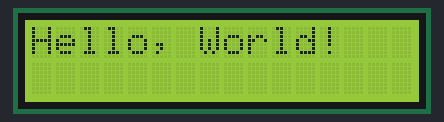
Simulated run of this program. Board: Arduino Uno, built with avr-gcc and run on an emulated ATmega328P. Parts: 16×2 character LCD. Wiring (inferred from the signals the program sends): character LCD (HD44780): RS pin 2; E pin 3; backlight pin 9; data pin 4, pin 5, pin 6, pin 7.

Above: at 0.1 s.
At 2.1 s:
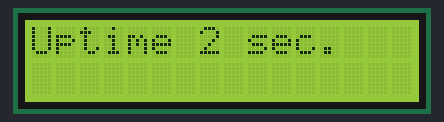
At 11.1 s:
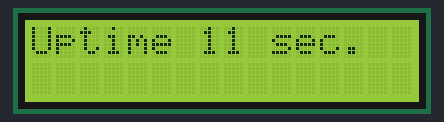
At 20.2 s:
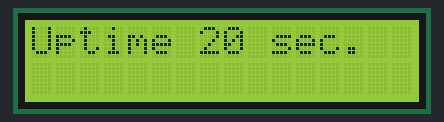
At 29.3 s:
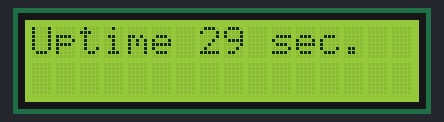
At 38.3 s:
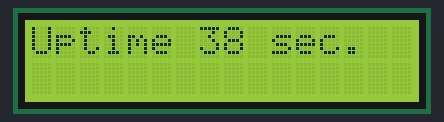

The program:

main.cpp
```cpp
#include <Arduino.h>
#include "LiquidCrystalT.h"

const uint8_t rs = 2, en = 3, d4 = 4, d5 = 5, d6 = 6, d7 = 7, bl = 9;

LiquidCrystalT<rs, en, d4, d5, d6, d7> lcd;

void setup() {
  pinMode(bl, OUTPUT);
  analogWrite(bl, 127);

  lcd.begin(16, 2);
  lcd.print(F("Hello, World!"));
  delay(2000);
}

void loop() {
  lcd.home();
  lcd.print(F("Uptime "));
  lcd.print(millis() / 1000);
  lcd.print(F(" sec."));
  delay(1000);
}
```

LiquidCrystalT.h
```cpp
#pragma once

#include <Arduino.h>

// commands
#define LCD_CLEARDISPLAY 0x01
#define LCD_RETURNHOME 0x02
#define LCD_ENTRYMODESET 0x04
#define LCD_DISPLAYCONTROL 0x08
#define LCD_CURSORSHIFT 0x10
#define LCD_FUNCTIONSET 0x20
#define LCD_SETCGRAMADDR 0x40
#define LCD_SETDDRAMADDR 0x80

// flags for display entry mode
#define LCD_ENTRYRIGHT 0x00
#define LCD_ENTRYLEFT 0x02
#define LCD_ENTRYSHIFTINCREMENT 0x01
#define LCD_ENTRYSHIFTDECREMENT 0x00

// flags for display on/off control
#define LCD_DISPLAYON 0x04
#define LCD_DISPLAYOFF 0x00
#define LCD_CURSORON 0x02
#define LCD_CURSOROFF 0x00
#define LCD_BLINKON 0x01
#define LCD_BLINKOFF 0x00

// flags for display/cursor shift
#define LCD_DISPLAYMOVE 0x08
#define LCD_CURSORMOVE 0x00
#define LCD_MOVERIGHT 0x04
#define LCD_MOVELEFT 0x00

// flags for function set
#define LCD_8BITMODE 0x10
#define LCD_4BITMODE 0x00
#define LCD_2LINE 0x08
#define LCD_1LINE 0x00
#define LCD_5x10DOTS 0x04
#define LCD_5x8DOTS 0x00

#define NO_PIN 0xFF

template<const uint8_t RS, const uint8_t ENABLE, const uint8_t _D0, const uint8_t _D1, const uint8_t _D2, const uint8_t _D3,
  const uint8_t _D4 = NO_PIN, const uint8_t _D5 = NO_PIN, const uint8_t _D6 = NO_PIN, const uint8_t _D7 = NO_PIN, const uint8_t RW = NO_PIN>
class LiquidCrystalT : public Print {
public:
  LiquidCrystalT();

  void begin(uint8_t cols, uint8_t rows, uint8_t charsize = LCD_5x8DOTS);

  void clear();
  void home();

  void noDisplay();
  void display();
  void noBlink();
  void blink();
  void noCursor();
  void cursor();
  void scrollDisplayLeft();
  void scrollDisplayRight();
  void leftToRight();
  void rightToLeft();
  void autoscroll();
  void noAutoscroll();

  void setRowOffsets(int row1, int row2, int row3, int row4);
  void createChar(uint8_t, uint8_t[]);
  void setCursor(uint8_t, uint8_t);
  virtual size_t write(uint8_t);
  void command(uint8_t);

  using Print::write;

private:
  void send(uint8_t, uint8_t);
  void write4bits(uint8_t);
  void write8bits(uint8_t);
  void pulseEnable();

  uint8_t _displayfunction;
  uint8_t _displaycontrol;
  uint8_t _displaymode;

  uint8_t _numlines;
  uint8_t _row_offsets[4];
};

template<const uint8_t RS, const uint8_t ENABLE, const uint8_t _D0, const uint8_t _D1, const uint8_t _D2, const uint8_t _D3,
  const uint8_t _D4, const uint8_t _D5, const uint8_t _D6, const uint8_t _D7, const uint8_t RW>
LiquidCrystalT<RS, ENABLE, _D0, _D1, _D2, _D3, _D4, _D5, _D6, _D7, RW>::LiquidCrystalT() {
  if ((_D4 == NO_PIN) || (_D5 == NO_PIN) | (_D6 == NO_PIN) || (_D7 == NO_PIN))
    _displayfunction = LCD_4BITMODE | LCD_1LINE | LCD_5x8DOTS;
  else
    _displayfunction = LCD_8BITMODE | LCD_1LINE | LCD_5x8DOTS;

  begin(16, 1);
}

template<const uint8_t RS, const uint8_t ENABLE, const uint8_t _D0, const uint8_t _D1, const uint8_t _D2, const uint8_t _D3,
  const uint8_t _D4, const uint8_t _D5, const uint8_t _D6, const uint8_t _D7, const uint8_t RW>
void LiquidCrystalT<RS, ENABLE, _D0, _D1, _D2, _D3, _D4, _D5, _D6, _D7, RW>::begin(uint8_t cols, uint8_t lines, uint8_t dotsize) {
  if (lines > 1) {
    _displayfunction |= LCD_2LINE;
  }
  _numlines = lines;

  setRowOffsets(0x00, 0x40, 0x00 + cols, 0x40 + cols);

  // for some 1 line displays you can select a 10 pixel high font
  if ((dotsize != LCD_5x8DOTS) && (lines == 1)) {
    _displayfunction |= LCD_5x10DOTS;
  }

  pinMode(RS, OUTPUT);
  // we can save 1 pin by not using RW. Indicate by passing 255 instead of pin#
  if (RW != NO_PIN) {
    pinMode(RW, OUTPUT);
  }
  pinMode(ENABLE, OUTPUT);

  pinMode(_D0, OUTPUT);
  pinMode(_D1, OUTPUT);
  pinMode(_D2, OUTPUT);
  pinMode(_D3, OUTPUT);
  if (_displayfunction & LCD_8BITMODE) {
    pinMode(_D4, OUTPUT);
    pinMode(_D5, OUTPUT);
    pinMode(_D6, OUTPUT);
    pinMode(_D7, OUTPUT);
  }

  // SEE PAGE 45/46 FOR INITIALIZATION SPECIFICATION!
  // according to datasheet, we need at least 40ms after power rises above 2.7V
  // before sending commands. Arduino can turn on way before 4.5V so we'll wait 50
  delayMicroseconds(50000);
  // Now we pull both RS and R/W low to begin commands
  digitalWrite(RS, LOW);
  digitalWrite(ENABLE, LOW);
  if (RW != NO_PIN) {
    digitalWrite(RW, LOW);
  }

  //put the LCD into 4 bit or 8 bit mode
  if (! (_displayfunction & LCD_8BITMODE)) {
    // this is according to the hitachi HD44780 datasheet
    // figure 24, pg 46

    // we start in 8bit mode, try to set 4 bit mode
    write4bits(0x03);
    delayMicroseconds(4500); // wait min 4.1ms

    // second try
    write4bits(0x03);
    delayMicroseconds(4500); // wait min 4.1ms

    // third go!
    write4bits(0x03);
    delayMicroseconds(150);

    // finally, set to 4-bit interface
    write4bits(0x02);
  } else {
    // this is according to the hitachi HD44780 datasheet
    // page 45 figure 23

    // Send function set command sequence
    command(LCD_FUNCTIONSET | _displayfunction);
    delayMicroseconds(4500);  // wait more than 4.1ms

    // second try
    command(LCD_FUNCTIONSET | _displayfunction);
    delayMicroseconds(150);

    // third go
    command(LCD_FUNCTIONSET | _displayfunction);
  }

  // finally, set # lines, font size, etc.
  command(LCD_FUNCTIONSET | _displayfunction);

  // turn the display on with no cursor or blinking default
  _displaycontrol = LCD_DISPLAYON | LCD_CURSOROFF | LCD_BLINKOFF;
  display();

  // clear it off
  clear();

  // Initialize to default text direction (for romance languages)
  _displaymode = LCD_ENTRYLEFT | LCD_ENTRYSHIFTDECREMENT;
  // set the entry mode
  command(LCD_ENTRYMODESET | _displaymode);
}

template<const uint8_t RS, const uint8_t ENABLE, const uint8_t _D0, const uint8_t _D1, const uint8_t _D2, const uint8_t _D3,
  const uint8_t _D4, const uint8_t _D5, const uint8_t _D6, const uint8_t _D7, const uint8_t RW>
void LiquidCrystalT<RS, ENABLE, _D0, _D1, _D2, _D3, _D4, _D5, _D6, _D7, RW>::setRowOffsets(int row0, int row1, int row2, int row3) {
  _row_offsets[0] = row0;
  _row_offsets[1] = row1;
  _row_offsets[2] = row2;
  _row_offsets[3] = row3;
}

/********** high level commands, for the user! */
template<const uint8_t RS, const uint8_t ENABLE, const uint8_t _D0, const uint8_t _D1, const uint8_t _D2, const uint8_t _D3,
  const uint8_t _D4, const uint8_t _D5, const uint8_t _D6, const uint8_t _D7, const uint8_t RW>
void LiquidCrystalT<RS, ENABLE, _D0, _D1, _D2, _D3, _D4, _D5, _D6, _D7, RW>::clear() {
  command(LCD_CLEARDISPLAY);  // clear display, set cursor position to zero
  delayMicroseconds(2000);  // this command takes a long time!
}

template<const uint8_t RS, const uint8_t ENABLE, const uint8_t _D0, const uint8_t _D1, const uint8_t _D2, const uint8_t _D3,
  const uint8_t _D4, const uint8_t _D5, const uint8_t _D6, const uint8_t _D7, const uint8_t RW>
void LiquidCrystalT<RS, ENABLE, _D0, _D1, _D2, _D3, _D4, _D5, _D6, _D7, RW>::home() {
  command(LCD_RETURNHOME);  // set cursor position to zero
  delayMicroseconds(2000);  // this command takes a long time!
}

template<const uint8_t RS, const uint8_t ENABLE, const uint8_t _D0, const uint8_t _D1, const uint8_t _D2, const uint8_t _D3,
  const uint8_t _D4, const uint8_t _D5, const uint8_t _D6, const uint8_t _D7, const uint8_t RW>
void LiquidCrystalT<RS, ENABLE, _D0, _D1, _D2, _D3, _D4, _D5, _D6, _D7, RW>::setCursor(uint8_t col, uint8_t row) {
  const size_t max_lines = sizeof(_row_offsets) / sizeof(*_row_offsets);

  if (row >= max_lines) {
    row = max_lines - 1;    // we count rows starting w/0
  }
  if (row >= _numlines) {
    row = _numlines - 1;    // we count rows starting w/0
  }

  command(LCD_SETDDRAMADDR | (col + _row_offsets[row]));
}

// Turn the display on/off (quickly)
template<const uint8_t RS, const uint8_t ENABLE, const uint8_t _D0, const uint8_t _D1, const uint8_t _D2, const uint8_t _D3,
  const uint8_t _D4, const uint8_t _D5, const uint8_t _D6, const uint8_t _D7, const uint8_t RW>
void LiquidCrystalT<RS, ENABLE, _D0, _D1, _D2, _D3, _D4, _D5, _D6, _D7, RW>::noDisplay() {
  _displaycontrol &= ~LCD_DISPLAYON;
  command(LCD_DISPLAYCONTROL | _displaycontrol);
}

template<const uint8_t RS, const uint8_t ENABLE, const uint8_t _D0, const uint8_t _D1, const uint8_t _D2, const uint8_t _D3,
  const uint8_t _D4, const uint8_t _D5, const uint8_t _D6, const uint8_t _D7, const uint8_t RW>
void LiquidCrystalT<RS, ENABLE, _D0, _D1, _D2, _D3, _D4, _D5, _D6, _D7, RW>::display() {
  _displaycontrol |= LCD_DISPLAYON;
  command(LCD_DISPLAYCONTROL | _displaycontrol);
}

// Turns the underline cursor on/off
template<const uint8_t RS, const uint8_t ENABLE, const uint8_t _D0, const uint8_t _D1, const uint8_t _D2, const uint8_t _D3,
  const uint8_t _D4, const uint8_t _D5, const uint8_t _D6, const uint8_t _D7, const uint8_t RW>
void LiquidCrystalT<RS, ENABLE, _D0, _D1, _D2, _D3, _D4, _D5, _D6, _D7, RW>::noCursor() {
  _displaycontrol &= ~LCD_CURSORON;
  command(LCD_DISPLAYCONTROL | _displaycontrol);
}

template<const uint8_t RS, const uint8_t ENABLE, const uint8_t _D0, const uint8_t _D1, const uint8_t _D2, const uint8_t _D3,
  const uint8_t _D4, const uint8_t _D5, const uint8_t _D6, const uint8_t _D7, const uint8_t RW>
void LiquidCrystalT<RS, ENABLE, _D0, _D1, _D2, _D3, _D4, _D5, _D6, _D7, RW>::cursor() {
  _displaycontrol |= LCD_CURSORON;
  command(LCD_DISPLAYCONTROL | _displaycontrol);
}

// Turn on and off the blinking cursor
template<const uint8_t RS, const uint8_t ENABLE, const uint8_t _D0, const uint8_t _D1, const uint8_t _D2, const uint8_t _D3,
  const uint8_t _D4, const uint8_t _D5, const uint8_t _D6, const uint8_t _D7, const uint8_t RW>
void LiquidCrystalT<RS, ENABLE, _D0, _D1, _D2, _D3, _D4, _D5, _D6, _D7, RW>::noBlink() {
  _displaycontrol &= ~LCD_BLINKON;
  command(LCD_DISPLAYCONTROL | _displaycontrol);
}

template<const uint8_t RS, const uint8_t ENABLE, const uint8_t _D0, const uint8_t _D1, const uint8_t _D2, const uint8_t _D3,
  const uint8_t _D4, const uint8_t _D5, const uint8_t _D6, const uint8_t _D7, const uint8_t RW>
void LiquidCrystalT<RS, ENABLE, _D0, _D1, _D2, _D3, _D4, _D5, _D6, _D7, RW>::blink() {
  _displaycontrol |= LCD_BLINKON;
  command(LCD_DISPLAYCONTROL | _displaycontrol);
}

// These commands scroll the display without changing the RAM
template<const uint8_t RS, const uint8_t ENABLE, const uint8_t _D0, const uint8_t _D1, const uint8_t _D2, const uint8_t _D3,
  const uint8_t _D4, const uint8_t _D5, const uint8_t _D6, const uint8_t _D7, const uint8_t RW>
void LiquidCrystalT<RS, ENABLE, _D0, _D1, _D2, _D3, _D4, _D5, _D6, _D7, RW>::scrollDisplayLeft(void) {
  command(LCD_CURSORSHIFT | LCD_DISPLAYMOVE | LCD_MOVELEFT);
}

template<const uint8_t RS, const uint8_t ENABLE, const uint8_t _D0, const uint8_t _D1, const uint8_t _D2, const uint8_t _D3,
  const uint8_t _D4, const uint8_t _D5, const uint8_t _D6, const uint8_t _D7, const uint8_t RW>
void LiquidCrystalT<RS, ENABLE, _D0, _D1, _D2, _D3, _D4, _D5, _D6, _D7, RW>::scrollDisplayRight(void) {
  command(LCD_CURSORSHIFT | LCD_DISPLAYMOVE | LCD_MOVERIGHT);
}

// This is for text that flows Left to Right
template<const uint8_t RS, const uint8_t ENABLE, const uint8_t _D0, const uint8_t _D1, const uint8_t _D2, const uint8_t _D3,
  const uint8_t _D4, const uint8_t _D5, const uint8_t _D6, const uint8_t _D7, const uint8_t RW>
void LiquidCrystalT<RS, ENABLE, _D0, _D1, _D2, _D3, _D4, _D5, _D6, _D7, RW>::leftToRight() {
  _displaymode |= LCD_ENTRYLEFT;
  command(LCD_ENTRYMODESET | _displaymode);
}

// This is for text that flows Right to Left
template<const uint8_t RS, const uint8_t ENABLE, const uint8_t _D0, const uint8_t _D1, const uint8_t _D2, const uint8_t _D3,
  const uint8_t _D4, const uint8_t _D5, const uint8_t _D6, const uint8_t _D7, const uint8_t RW>
void LiquidCrystalT<RS, ENABLE, _D0, _D1, _D2, _D3, _D4, _D5, _D6, _D7, RW>::rightToLeft() {
  _displaymode &= ~LCD_ENTRYLEFT;
  command(LCD_ENTRYMODESET | _displaymode);
}

// This will 'right justify' text from the cursor
template<const uint8_t RS, const uint8_t ENABLE, const uint8_t _D0, const uint8_t _D1, const uint8_t _D2, const uint8_t _D3,
  const uint8_t _D4, const uint8_t _D5, const uint8_t _D6, const uint8_t _D7, const uint8_t RW>
void LiquidCrystalT<RS, ENABLE, _D0, _D1, _D2, _D3, _D4, _D5, _D6, _D7, RW>::autoscroll() {
  _displaymode |= LCD_ENTRYSHIFTINCREMENT;
  command(LCD_ENTRYMODESET | _displaymode);
}

// This will 'left justify' text from the cursor
template<const uint8_t RS, const uint8_t ENABLE, const uint8_t _D0, const uint8_t _D1, const uint8_t _D2, const uint8_t _D3,
  const uint8_t _D4, const uint8_t _D5, const uint8_t _D6, const uint8_t _D7, const uint8_t RW>
void LiquidCrystalT<RS, ENABLE, _D0, _D1, _D2, _D3, _D4, _D5, _D6, _D7, RW>::noAutoscroll() {
  _displaymode &= ~LCD_ENTRYSHIFTINCREMENT;
  command(LCD_ENTRYMODESET | _displaymode);
}

// Allows us to fill the first 8 CGRAM locations
// with custom characters
template<const uint8_t RS, const uint8_t ENABLE, const uint8_t _D0, const uint8_t _D1, const uint8_t _D2, const uint8_t _D3,
  const uint8_t _D4, const uint8_t _D5, const uint8_t _D6, const uint8_t _D7, const uint8_t RW>
void LiquidCrystalT<RS, ENABLE, _D0, _D1, _D2, _D3, _D4, _D5, _D6, _D7, RW>::createChar(uint8_t location, uint8_t charmap[]) {
  location &= 0x7; // we only have 8 locations 0-7
  command(LCD_SETCGRAMADDR | (location << 3));
  for (int i = 0; i < 8; i++) {
    write(charmap[i]);
  }
}

/*********** mid level commands, for sending data/cmds */

template<const uint8_t RS, const uint8_t ENABLE, const uint8_t _D0, const uint8_t _D1, const uint8_t _D2, const uint8_t _D3,
  const uint8_t _D4, const uint8_t _D5, const uint8_t _D6, const uint8_t _D7, const uint8_t RW>
inline void LiquidCrystalT<RS, ENABLE, _D0, _D1, _D2, _D3, _D4, _D5, _D6, _D7, RW>::command(uint8_t value) {
  send(value, LOW);
}

template<const uint8_t RS, const uint8_t ENABLE, const uint8_t _D0, const uint8_t _D1, const uint8_t _D2, const uint8_t _D3,
  const uint8_t _D4, const uint8_t _D5, const uint8_t _D6, const uint8_t _D7, const uint8_t RW>
inline size_t LiquidCrystalT<RS, ENABLE, _D0, _D1, _D2, _D3, _D4, _D5, _D6, _D7, RW>::write(uint8_t value) {
  send(value, HIGH);
  return 1; // assume sucess
}

/************ low level data pushing commands **********/

// write either command or data, with automatic 4/8-bit selection
template<const uint8_t RS, const uint8_t ENABLE, const uint8_t _D0, const uint8_t _D1, const uint8_t _D2, const uint8_t _D3,
  const uint8_t _D4, const uint8_t _D5, const uint8_t _D6, const uint8_t _D7, const uint8_t RW>
void LiquidCrystalT<RS, ENABLE, _D0, _D1, _D2, _D3, _D4, _D5, _D6, _D7, RW>::send(uint8_t value, uint8_t mode) {
  digitalWrite(RS, mode);

  // if there is a RW pin indicated, set it low to Write
  if (RW != NO_PIN) {
    digitalWrite(RW, LOW);
  }

  if (_displayfunction & LCD_8BITMODE) {
    write8bits(value);
  } else {
    write4bits(value >> 4);
    write4bits(value);
  }
}

template<const uint8_t RS, const uint8_t ENABLE, const uint8_t _D0, const uint8_t _D1, const uint8_t _D2, const uint8_t _D3,
  const uint8_t _D4, const uint8_t _D5, const uint8_t _D6, const uint8_t _D7, const uint8_t RW>
void LiquidCrystalT<RS, ENABLE, _D0, _D1, _D2, _D3, _D4, _D5, _D6, _D7, RW>::pulseEnable() {
  digitalWrite(ENABLE, LOW);
  delayMicroseconds(1);
  digitalWrite(ENABLE, HIGH);
  delayMicroseconds(1);    // enable pulse must be >450ns
  digitalWrite(ENABLE, LOW);
  delayMicroseconds(100);   // commands need > 37us to settle
}

template<const uint8_t RS, const uint8_t ENABLE, const uint8_t _D0, const uint8_t _D1, const uint8_t _D2, const uint8_t _D3,
  const uint8_t _D4, const uint8_t _D5, const uint8_t _D6, const uint8_t _D7, const uint8_t RW>
void LiquidCrystalT<RS, ENABLE, _D0, _D1, _D2, _D3, _D4, _D5, _D6, _D7, RW>::write4bits(uint8_t value) {
  digitalWrite(_D0, value & 0x01);
  digitalWrite(_D1, (value >> 1) & 0x01);
  digitalWrite(_D2, (value >> 2) & 0x01);
  digitalWrite(_D3, (value >> 3) & 0x01);

  pulseEnable();
}

template<const uint8_t RS, const uint8_t ENABLE, const uint8_t _D0, const uint8_t _D1, const uint8_t _D2, const uint8_t _D3,
  const uint8_t _D4, const uint8_t _D5, const uint8_t _D6, const uint8_t _D7, const uint8_t RW>
void LiquidCrystalT<RS, ENABLE, _D0, _D1, _D2, _D3, _D4, _D5, _D6, _D7, RW>::write8bits(uint8_t value) {
  digitalWrite(_D0, value & 0x01);
  digitalWrite(_D1, (value >> 1) & 0x01);
  digitalWrite(_D2, (value >> 2) & 0x01);
  digitalWrite(_D3, (value >> 3) & 0x01);
  digitalWrite(_D4, (value >> 4) & 0x01);
  digitalWrite(_D5, (value >> 5) & 0x01);
  digitalWrite(_D6, (value >> 6) & 0x01);
  digitalWrite(_D7, (value >> 7) & 0x01);

  pulseEnable();
}
```

Measured:
- what the display in image 1 shows lasts 1.0 s, from 2.0 s to 3.0 s
